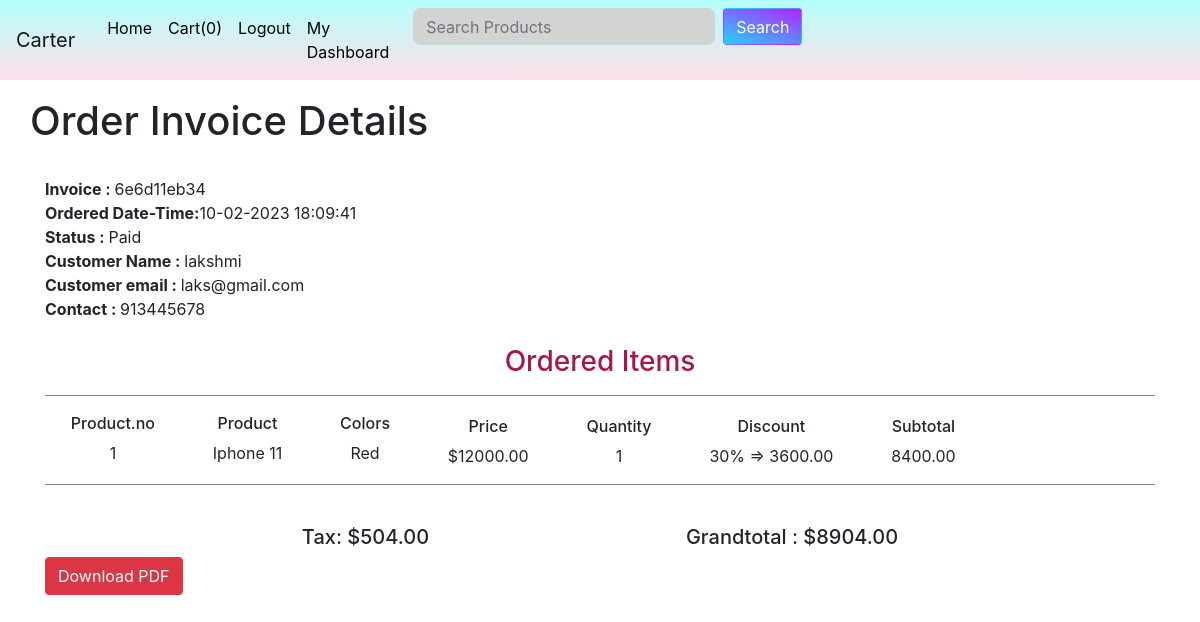
The app's page /orders/8ab7262246 (signed in) with its own data.
### shop/customers/models.py (models this page shows, shortened)
class CustomerOrder(db.Model):
    id=db.Column(db.Integer,primary_key=True)
    invoice=db.Column(db.String(20),unique=True,nullable=False)
    status=db.Column(db.String(20),default="Pending", nullable=False)
    customer_id=db.Column(db.Integer,unique=False,nullable=False)
    date_created=db.Column(db.DateTime,default=datetime.utcnow,nullable=False)
    orders=db.Column(JsonEncodeDict)
    def __repr__(self):
        return '<CustomerOrder %r>' % self.invoice

class Register(db.Model,UserMixin):
    id=db.Column(db.Integer,primary_key=True)
    name=db.Column(db.String(50),unique=False)
    username=db.Column(db.String(50),unique=True)
    email=db.Column(db.String(50),unique=True)
    password=db.Column(db.String(50),unique=False)
    country=db.Column(db.String(50),unique=False)
    state=db.Column(db.String(50),unique=False)
    city=db.Column(db.String(50),unique=False)
    contact=db.Column(db.String(50),unique=False)
    address=db.Column(db.String(50),unique=False)
    zipcode=db.Column(db.String(50),unique=False)
    profile=db.Column(db.String(200),unique=False,default="profile.jpg")
    date_created=db.Column(db.DateTime,nullable=False,default=datetime.utcnow)

### shop/customers/routes.py (the view)
@app.route('/orders/<invoice>')
@login_required
def orders(invoice):
        if current_user.is_authenticated:
                grandTotal=0
                subTotal=0
                customer_id=current_user.id
                print(customer_id)
                customer=Register.query.filter_by(id=customer_id).first()
                print(customer.name)
                orders=CustomerOrder.query.filter_by(customer_id=customer_id).order_by(CustomerOrder.id.desc()).first()
                print(orders)
                for _key,product in orders.orders.items():
                        discount=(product['discount']/100) * float(product['price'])
                        subTotal+=float(product['price'])*int(product['quantity'])
                        subTotal-=discount
                        tax=("%0.2f"%(.06 * float(subTotal)))
                        grandTotal=("%.2f" %(1.06 * float(subTotal)))
        else:
                return redirect(url_for('customerlogin'))
        return render_template('customers/order.html',invoice=invoice,tax=tax,subTotal=subTotal,grandTotal=grandTotal,customer=customer,orders=orders)

### shop/products/forms.py
class SearchForm(Form):
    searched = StringField('Searched',
                        validators=[DataRequired()])
    submit = SubmitField('Searched')

### shop/customers/models.py (called while the page is built)
@login_manager.user_loader
def load_user(user_id):
    return Register.query.get(int(user_id))

    def process_result_value(self,value,dialect):
        if value is None:
            return {}
        else:
            return json.loads(value)

### shop/products/routes.py (called while the page is built)
@app.context_processor
def layout():
    form=SearchForm()
    return dict(form=form)

### shop/templates/customers/order.html (shortened to what this page needs)
{% extends "layout.html" %}
{% block content %}
<br>
<br>
<br>
<br>
    {% include "messages.html" %}
    <div class="container ">
        <div class="row">
            <br>
            <h1 style="text-align: center;"> Order Invoice Details</h1>
            <div class="col-md-12" style="background-color: white;">
                <br>
                <b> Invoice : </b>{{orders.invoice}}
                <br>
                <b>Ordered Date-Time:</b>{{ orders.date_created.strftime('%d-%m-%Y   %H:%M:%S')}}
                <br>
                <b> Status : </b>{{orders.status}}
                <br>
                <b>Customer Name : </b>{{customer.name}}
                <br>
                <b> Customer email : </b>{{customer.email}}
                <br>
                <b>Contact : </b>{{customer.contact}}
<div>
    <br>
    <h3 style="text-align: center; color:rgb(168, 22, 78)">Ordered Items</h3>
    <hr style="height:1px;border-width:0;color:gray;background-color:gray" id="po">
    {% for _key,product in orders.orders.items() %}
    {% set discount="%0.2f" | format((product.discount/100)*product.price|float)%}
     <div  class=" formGrid" style="text-align: center;align-items: center;justify-content: space-evenly;">
        <div class="" >
            <h6> Product.no </h6>
             {{loop.index}}
        </div>
        <div class="divCont" >
            <h6>Product</h6>
             {{product.name}}
         </div>
          <div class="divCont" >
              <h6>Colors</h6>
              {{product.color|capitalize}}
           </div>
           <div class="divCont1">
              <h6>Price</h6>
               ${{product.price}}
           </div>
         <div class="divCont1">
                <h6>Quantity</h6>
                 {{product.quantity}}
         </div>
        <div class="divCont1">
            <h6>Discount</h6>
             {% set discount="%0.2f" | format((product.discount/100)*product.price|float)%}
             {% if product.discount>0 %}
             {{product.discount}}%  => {{discount}}
             {% else %}
              -
             {% endif %}
        </div>
        <div class="divCont1">
               <h6>Subtotal</h6>
             {% set subtotal =product.quantity|int*product.price|float %}
             {{"%0.2f" | format((subtotal|float)-discount|float)}}
         </div>
    <br>
        </div>
     <hr style="height:1px;border-width:0;color:gray;background-color:gray" id="po">
      <br>
     {% endfor %}
     <div style="display: flex;justify-content: space-evenly;" id="bot">
     <div>
        <h5> Tax: ${{tax}}</h5>
     </div>
     <div>
        <h5>Grandtotal : ${{grandTotal}}</h5>
     </div>
    </div>
</div>
                {% if orders.status == 'Paid'%}
                    <form>
                    <input type=button value="Download PDF" onClick="javascript:window.print()" class="btn btn-danger">
                    </form>
            {% endif %}
      </div>
      </div>
      </div>
      {% endblock content %}

### shop/static/main.css (style rules this page uses)
.formGrid { display: grid; grid-template-columns: auto auto auto auto auto auto auto auto auto auto ; column-gap: 2rem; }
.divCont { width: max-content; height: max-content; }
.divCont1 { width: max-content; height: max-content; padding-top: 5px; }

### records on screen
CustomerOrder: invoice "6e6d11eb34", date_created "10-02-2023 18:09:41", status "Paid"
Register: name "lakshmi", email "laks@gmail.com", contact "913445678"

### other values on screen
{{ session['Shoppingcart']|length }} "0"
{{ product.name }} "Iphone 11"
{{ product.color|capitalize }} "Red"
{{ product.price }} "12000.00"
{{ product.quantity }} "1"
{{ product.discount }} "30"
{{ discount }} "3600.00"
{{ "%0.2f" | format((subtotal|float)-discount|float) }} "8400.00"
{{ tax }} "504.00"
{{ grandTotal }} "8904.00"
